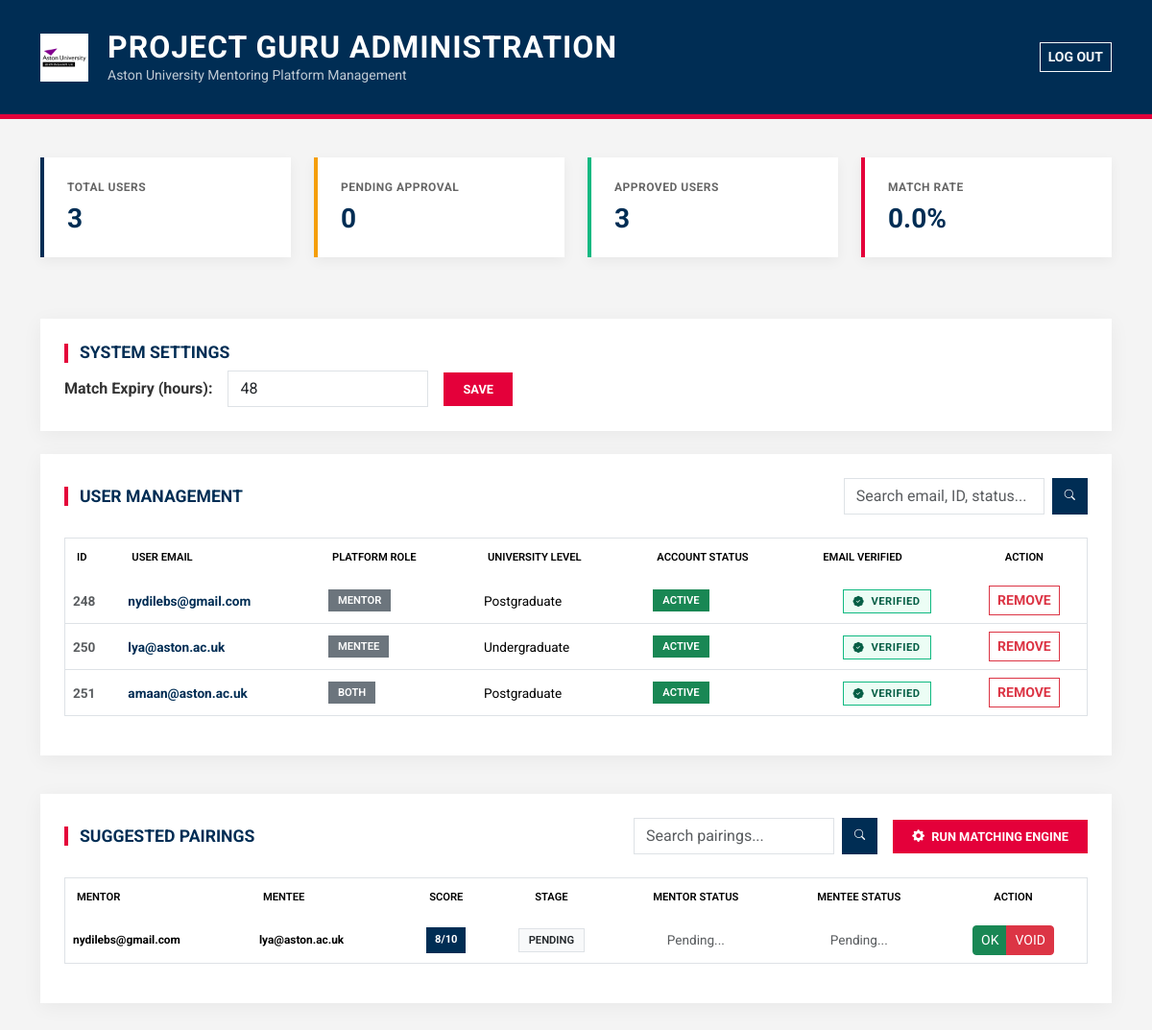
Before: /admin (signed in) with the older database file.
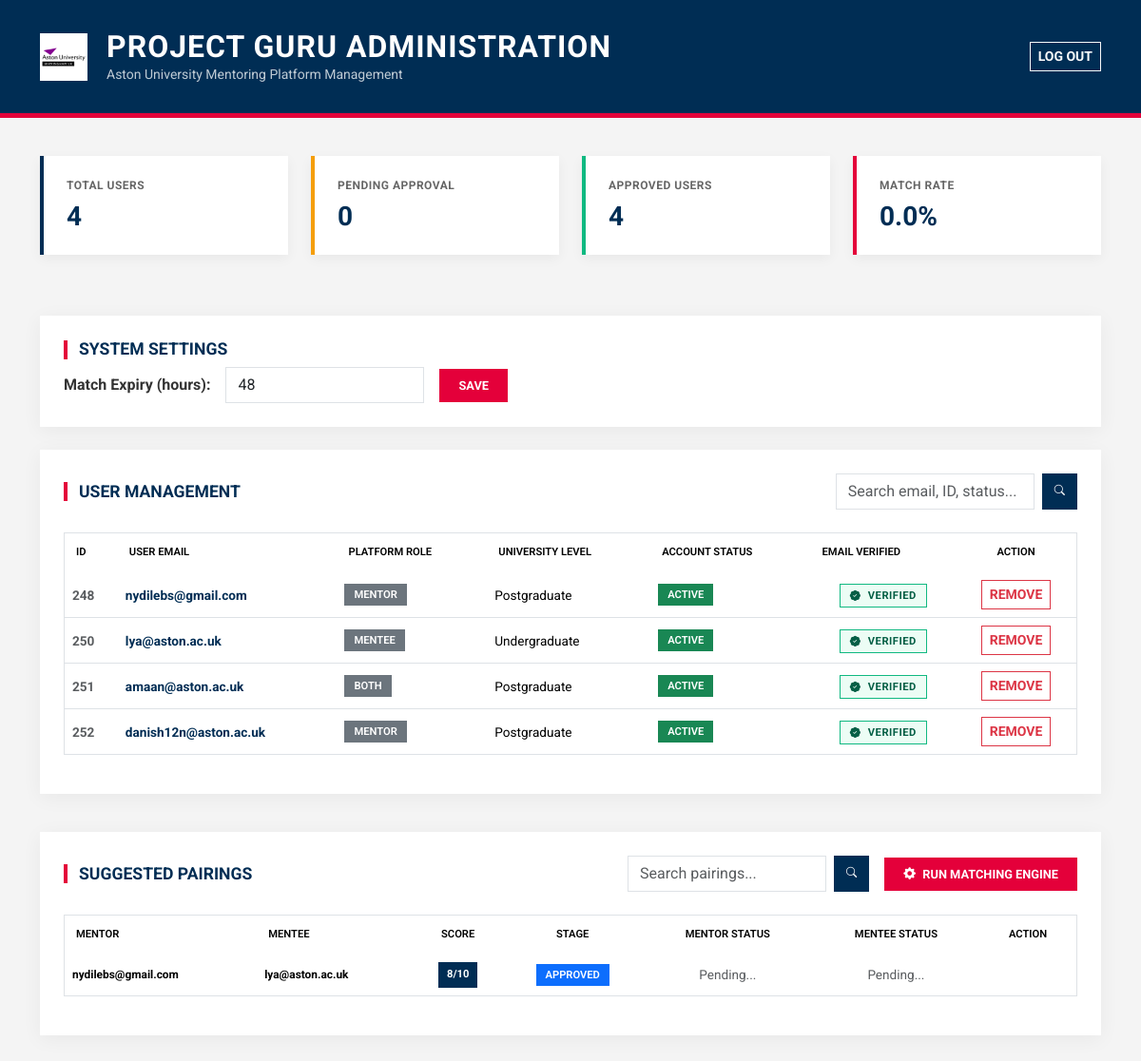
After: the same page with the newer database file.
### tables this page shows
CREATE TABLE users (
    id INTEGER PRIMARY KEY AUTOINCREMENT,
    email TEXT UNIQUE,
    password TEXT,
    role TEXT,
    level TEXT,
    experience TEXT,
    domain TEXT,
    availability TEXT,
    location TEXT,
    status TEXT
, verification_code TEXT, is_verified INTEGER DEFAULT 0, reset_code TEXT);

CREATE TABLE matches (
    id INTEGER PRIMARY KEY AUTOINCREMENT,
    mentor_id INTEGER,
    mentee_id INTEGER,
    score INTEGER,
    reason TEXT,
    status TEXT DEFAULT 'pending',
    mentor_response TEXT DEFAULT 'pending',
    mentee_response TEXT DEFAULT 'pending'
, created_at TEXT);

### app.py (the view)
@app.route("/admin")
def admin():
    if not session.get("admin_logged_in"):
        return redirect("/admin_login")
    conn = get_db()
    search = request.args.get("search", "").strip()
    if search:
        users = conn.execute("""
            SELECT u.*,
                   COALESCE(q.help_areas, 'Not filled') AS help_areas
            FROM users u
            LEFT JOIN questionnaires q ON u.id = q.user_id
            WHERE
                u.email LIKE ?
                OR u.id LIKE ?
                OR u.status LIKE ?
                OR u.is_verified LIKE ?
        """, (
            f"%{search}%",
            f"%{search}%",
            f"%{search}%",
            f"%{search}%"
        )).fetchall()
    else:
        users = conn.execute("""
            SELECT u.*,
                   COALESCE(q.help_areas, 'Not filled') AS help_areas
            FROM users u
            LEFT JOIN questionnaires q ON u.id = q.user_id
        """).fetchall()
    match_search = request.args.get("match_search", "").strip()
    if match_search:
        matches = conn.execute("""
            SELECT m.*,
                   u1.email AS mentor_email,
                   u2.email AS mentee_email
            FROM matches m

            JOIN users u1 ON m.mentor_id = u1.id
            JOIN users u2 ON m.mentee_id = u2.id

            WHERE
                u1.email LIKE ?
                OR u2.email LIKE ?

            ORDER BY
                CASE WHEN m.status = 'final' THEN 0 ELSE 1 END,
                m.created_at DESC
        """, (
            f"%{match_search}%",
            f"%{match_search}%"
        )).fetchall()
    else:
        matches = conn.execute("""
            SELECT m.*,
                   u1.email AS mentor_email,
                   u2.email AS mentee_email
            FROM matches m

            JOIN users u1 ON m.mentor_id = u1.id
            JOIN users u2 ON m.mentee_id = u2.id

            ORDER BY
                CASE WHEN m.status = 'final' THEN 0 ELSE 1 END,
                m.created_at DESC
        """).fetchall()
    total_users = conn.execute(
        "SELECT COUNT(*) FROM users"
    ).fetchone()[0]
    pending_users = conn.execute(
        "SELECT COUNT(*) FROM users WHERE status='pending'"
    ).fetchone()[0]
    approved_users = conn.execute(
        "SELECT COUNT(*) FROM users WHERE status='accepted'"
    ).fetchone()[0]
    total_matches = conn.execute(
        "SELECT COUNT(*) FROM matches"
    ).fetchone()[0]
    final_matches = conn.execute(
        "SELECT COUNT(*) FROM matches WHERE status='final'"
    ).fetchone()[0]
    success_rate = 0
    if total_matches > 0:
        success_rate = round((final_matches / total_matches) * 100, 2)
    conn.close()
    return render_template(
        "admin.html",
        users=users,
        matches=matches,
        total_users=total_users,
        pending_users=pending_users,
        approved_users=approved_users,
        success_rate=success_rate,
        search=search,
        match_search=match_search
    )

### app.py (called while the page is built)
def get_db():
    conn = sqlite3.connect("database.db", timeout=30)
    conn.row_factory = sqlite3.Row
    return conn

### templates/admin.html (shortened to what the changed rows need)
<!DOCTYPE html>
<html lang="en">
<head>
    <link href="https://cdn.jsdelivr.net/npm/bootstrap@5.3.2/dist/css/bootstrap.min.css" rel="stylesheet">
    <link rel="stylesheet" href="https://cdn.jsdelivr.net/npm/bootstrap-icons@1.11.3/font/bootstrap-icons.min.css">
</head>
<body>
<header class="admin-header">
    <div class="container d-flex justify-content-between align-items-center">
        <div class="d-flex align-items-center">
            <div>
                <h2>Project GURU Administration</h2>
            </div>
        </div>
    </div>
</header>
<div class="container">
    <div class="row mb-5">
        <div class="col-md-3 mb-3">
            <div class="card stat-card p-4">
                <h6>Total Users</h6>
                <h3>{{ total_users }}</h3>
            </div>
        </div>
        <div class="col-md-3 mb-3">
            <div class="card stat-card p-4" style="border-left-color: #10b981;">
                <h6>Approved Users</h6>
                <h3>{{ approved_users }}</h3>
            </div>
        </div>
    </div>
    <div class="section-container">
        <div class="table-responsive">
            <table class="table table-hover border">
                <thead>
                    <tr>
                        <th>ID</th>
                        <th>User Email</th>
                        <th>Platform Role</th>
                        <th>University Level</th>
                        <th>Account Status</th>
                        <th>Email Verified</th>
                        <th class="text-center">Action</th>
                    </tr>
                </thead>
                <tbody>
                    {% for user in users %}
                    <tr class="{% if user.status|lower == 'pending' %}bg-pending{% endif %}">
                        <td class="fw-bold text-muted">{{ user.id }}</td>
                        <td><a href="/user_profile/{{ user.id }}" class="text-decoration-none fw-bold" style="color: var(--aston-navy);">{{ user.email }}</a></td>
                        <td><span class="badge bg-secondary">{{ user.role }}</span></td>
                        <td class="text-capitalize">{{ user.level|replace('_', ' ') if user.level else 'N/A' }}</td>
                        <td>
                            {% if user.status|lower == "accepted" %}
                                <span class="badge bg-success">Active</span>
                            {% elif user.status|lower == "pending" %}
                                <span class="badge bg-warning text-dark">Awaiting Approval</span>
                            {% else %}
                                <span class="badge bg-dark">{{ user.status }}</span>
                            {% endif %}
                        </td>
                        <td class="text-center">
                            {% if user.is_verified == 1 %}
                                <span class="badge-status badge-verified"><i class="bi bi-patch-check-fill me-1"></i> Verified</span>
                            {% else %}
                                <span class="badge-status badge-unverified"><i class="bi bi-exclamation-octagon-fill me-1"></i> Unverified</span>
                            {% endif %}
                        </td>
                        <td class="text-center">
                            <div class="btn-group">
                                <a href="/remove_user/{{ user.id }}" class="btn btn-outline-danger btn-sm rounded-0 fw-bold" onclick="return confirm('Permanently remove this user?');">REMOVE</a>
                            </div>
                        </td>
                    </tr>
                    {% endfor %}
                </tbody>
            </table>
        </div>
    </div>
    <div class="section-container">
        <div class="table-responsive">
            <table class="table table-hover border">
                <thead>
                    <tr>
                        <th>Mentor</th>
                        <th>Mentee</th>
                        <th class="text-center">Score</th>
                        <th class="text-center">Stage</th>
                        <th class="text-center">Mentor Status</th>
                        <th class="text-center">Mentee Status</th>
                        <th class="text-center">Action</th>
                    </tr>
                </thead>
                <tbody>
                    {% for m in matches %}
                    <tr>
                        <td class="small fw-bold">{{ m.mentor_email }}</td>
                        <td class="small fw-bold">{{ m.mentee_email }}</td>
                        <td class="text-center">
                            <a href="/match_details/{{ m.id }}" class="btn btn-aston-navy btn-sm">
                                {{ m.score }}/10
                            </a>
                        </td>
                        <td class="text-center">
                            {% if m.status == "final" %}
                                <span class="badge bg-success">Confirmed</span>
                            {% elif m.status == "approved" %}
                                <span class="badge bg-primary">Approved</span>
                            {% else %}
                                <span class="badge bg-light text-dark border">{{ m.status }}</span>
                            {% endif %}
                        </td>
                        <td class="text-center">
                            {% if m.mentor_response|lower == "accepted" %}
                                <a href="/feedback_history/{{ m.id }}/mentor"
                                   class="text-success fw-bold text-decoration-none">
                                   ACCEPTED
                                </a>
                            {% elif m.mentor_response|lower == "declined" %}
                                <span class="text-danger fw-bold">DECLINED</span>
                            {% else %}
                                <span class="text-muted">Pending...</span>
                            {% endif %}
                        </td>
                        <td class="text-center">
                            {% if m.mentee_response|lower == "accepted" %}
                                <a href="/feedback_history/{{ m.id }}/mentee"
                                   class="text-success fw-bold text-decoration-none">
                                   ACCEPTED
                                </a>
                            {% elif m.mentee_response|lower == "declined" %}
                                <span class="text-danger fw-bold">DECLINED</span>
                            {% else %}
                                <span class="text-muted">Pending...</span>
                            {% endif %}
                        </td>
                        <td class="text-center">
                            <div class="btn-group">
                                {% if m.status == "pending" %}
                                    <a href="/approve_match/{{ m.id }}" class="btn btn-success btn-sm">OK</a>
                                    <a href="/cancel_match/{{ m.id }}" class="btn btn-danger btn-sm"
                                       onclick="return confirm('Cancel suggestion?');">VOID</a>
                                {% elif m.status == "final" %}
                                    <a href="/cancel_match/{{ m.id }}" class="btn btn-outline-danger btn-sm">END</a>
                                {% endif %}
                            </div>
                        </td>
                    </tr>
                    {% endfor %}
                </tbody>
            </table>
        </div>
    </div>
</div>
</body>
</html>

Changed rows visible on the page:
added users: id "252", email "danish12n@aston.ac.uk", role "MENTOR", level "Postgraduate", status "ACTIVE", is_verified 1 (drawn)
changed matches "nydilebs@gmail.com": status "PENDING" → (not shown); status "OK VOID" → "APPROVED"
Other visible differences:
{{ total_users }}: "3" → "4"
{{ approved_users }}: "3" → "4"
